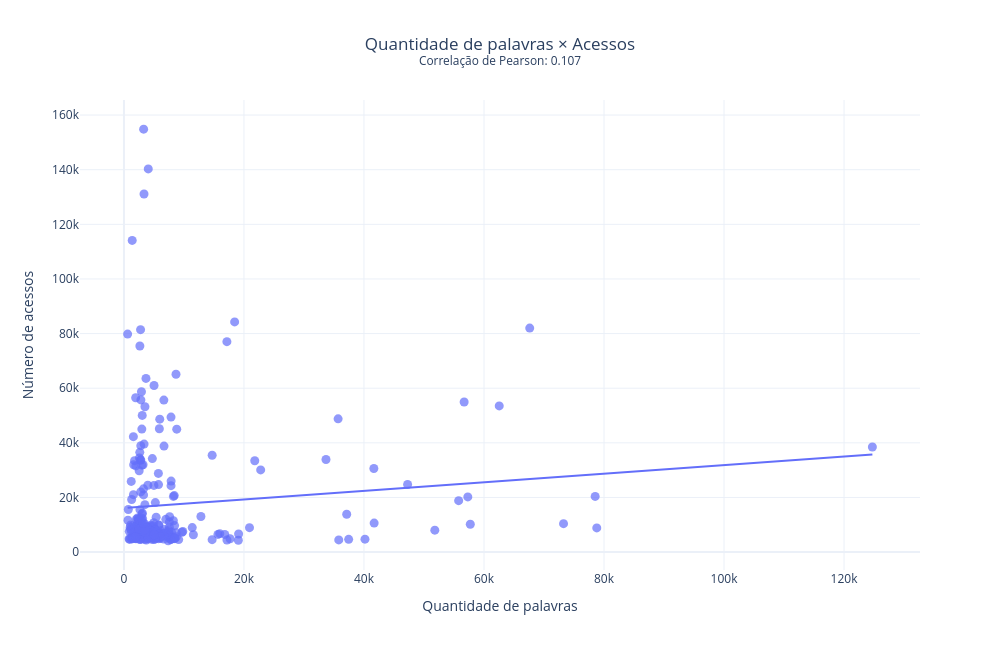

The cell this chart's notebook holds for it:
### Markdown cell above
E apesar de seus folhetins e contos curtos, o desvio padrao de aproximadamente 15.324 palavras, demonstra que quando o velho pegava pra escrever um livro, escrevia mesmo e não poupava palavras . O máximo da coletanea foi 124.721 palavras na obra "A semana". EU como leitor confesso que não conhecia essa 


E isso me traz a pergunta, mais palavras é mais qualidade? Se tratarmos qualidade como sendo quantos acessos essa obra teve em dominio publico, podemos fazer uma correlação entre quantidade de palavras e acessos no portal de dominio publico para responder essa questão

### Code cell
df_plot = df_coletanea_infos.copy()

df_plot["count_words"] = pd.to_numeric(
    df_plot["count_words"],
    errors="coerce",
)

df_plot["acessos"] = pd.to_numeric(
    df_plot["acessos"],
    errors="coerce",
)

df_plot = df_plot.dropna(
    subset=["count_words", "acessos"]
)


correlacao = df_plot["count_words"].corr(
    df_plot["acessos"]
)


fig = px.scatter(
    df_plot,
    x="count_words",
    y="acessos",
    hover_name="titulo",
    hover_data=[
        "count_pages",
        "autor",
        "fonte",
    ],
    trendline="ols",
    title=(
        "Quantidade de palavras × Acessos"
        f"<br><sup>Correlação de Pearson: {correlacao:.3f}</sup>"
    ),
    labels={
        "count_words": "Quantidade de palavras",
        "acessos": "Número de acessos",
    },
)

fig.update_traces(
    marker={
        "size": 9,
        "opacity": 0.7,
    }
)

fig.update_layout(
    template="plotly_white",
    height=650,
    width=1000,
    title={
        "x": 0.5,
        "xanchor": "center",
    },
)

fig.show()

### Figure 1 — Plotly figure (JSON) as saved in the notebook; plotly's stock layout.template omitted (floating-point values rounded to 4 significant figures; data arrays with more than 128 entries replaced by an {"elided": "..."} marker saying what was removed)
{"data": [{"customdata": {"elided": "257x3 mixed values"}, "hovertemplate": "<b>%{hovertext}</b><br><br>Quantidade de palavras=%{x}<br>Número de acessos=%{y}<br>count_pages=%{customdata[0]}<br>autor=%{customdata[1]}<br>fonte=%{customdata[2]}<extra></extra>", "hovertext": {"elided": "257 str values"}, "legendgroup": "", "marker": {"color": "#636efa", "opacity": 0.7, "size": 9, "symbol": "circle"}, "mode": "markers", "name": "", "orientation": "v", "showlegend": false, "type": "scatter", "x": {"elided": "257 int values"}, "xaxis": "x", "y": {"elided": "257 int values"}, "yaxis": "y"}, {"hovertemplate": "<b>OLS trendline</b><br>acessos = 0.156638 * count_words + 16155.6<br>R<sup>2</sup>=0.011399<br><br>Quantidade de palavras=%{x}<br>Número de acessos=%{y} <b>(trend)</b><extra></extra>", "legendgroup": "", "marker": {"color": "#636efa", "opacity": 0.7, "size": 9, "symbol": "circle"}, "mode": "lines", "name": "", "showlegend": false, "type": "scatter", "x": {"elided": "257 int values"}, "xaxis": "x", "y": {"elided": "257 float values"}, "yaxis": "y"}], "layout": {"height": 650, "legend": {"tracegroupgap": 0}, "title": {"text": "Quantidade de palavras × Acessos<br><sup>Correlação de Pearson: 0.107</sup>", "x": 0.5, "xanchor": "center"}, "width": 1000, "xaxis": {"anchor": "y", "domain": [0, 1], "title": {"text": "Quantidade de palavras"}}, "yaxis": {"anchor": "x", "domain": [0, 1], "title": {"text": "Número de acessos"}}}}
